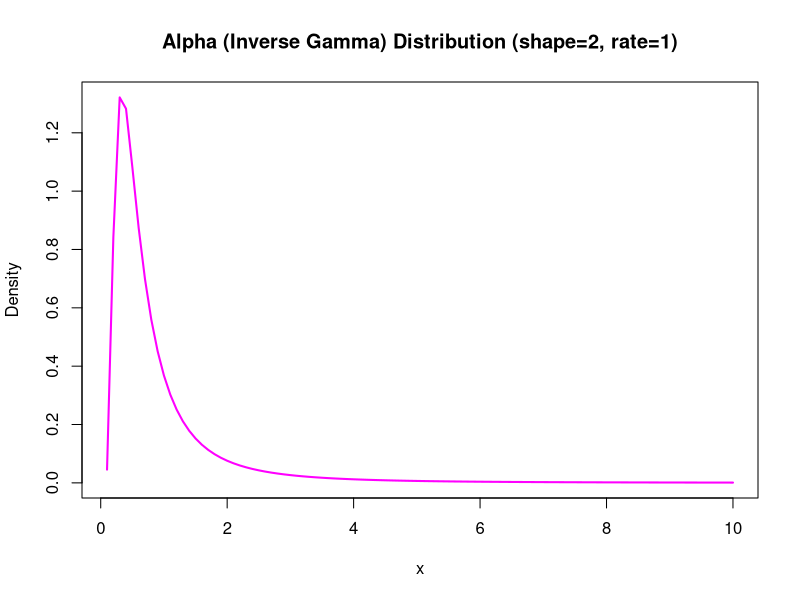

Recreate this plot in R.
# Filename: _061_alpha_dis.R
# Title: Alpha (Inverse Gamma) Distribution
# Author: Raghava | GitHub: @raghavtwenty
# Date Created: June 25, 2024 | Last Updated: June 25, 2024
# Language: R | Version: 4.4.0

# Description of functions:
# dgamma: Gamma probability density function (pdf)
# pgamma: Gamma distribution cumulative distribution function (cdf)
# qgamma: Gamma quantile function
# rgamma: Gamma pseudorandom number generation

# Inverse Gamma (Alpha) distribution density function
dalpha <- function(x, shape, rate) {
  return (rate^shape / gamma(shape) * x^(-shape - 1) * exp(-rate / x))
}

# Parameters for the Alpha (Inverse Gamma) distribution
shape_param = 2  # Shape parameter (alpha)
rate_param = 1   # Rate parameter (beta)

# Define the range of values to consider
x_values = seq(0.1, 10, by = 0.1)

# Calculate alpha (inverse gamma) densities for the range of values
alpha_densities = dalpha(x_values,
    shape = shape_param,
    rate = rate_param
)

# Display the calculated densities
print(alpha_densities)

# Plot the alpha (inverse gamma) densities
plot(x_values, alpha_densities,
    col = "magenta",
    type = "l",
    lwd = 2,
    main = "Alpha (Inverse Gamma) Distribution (shape=2, rate=1)",
    xlab = "x",
    ylab = "Density"
)
